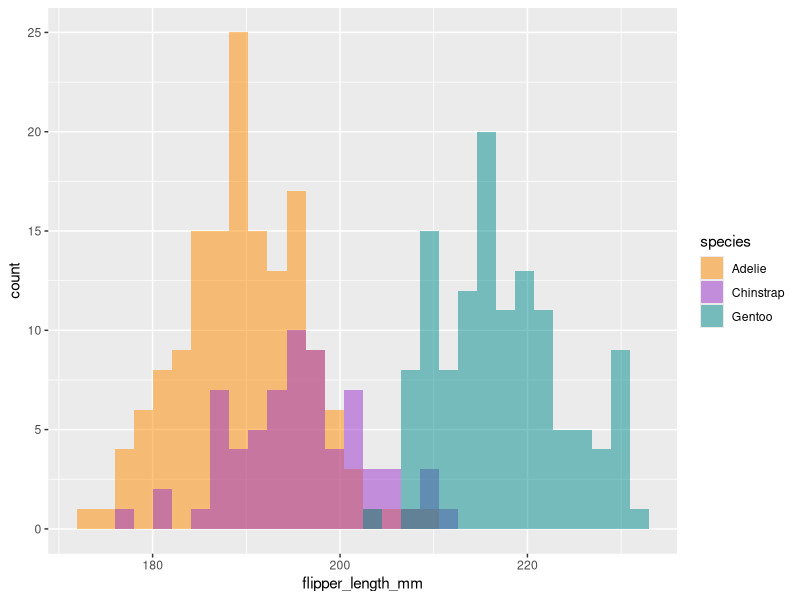
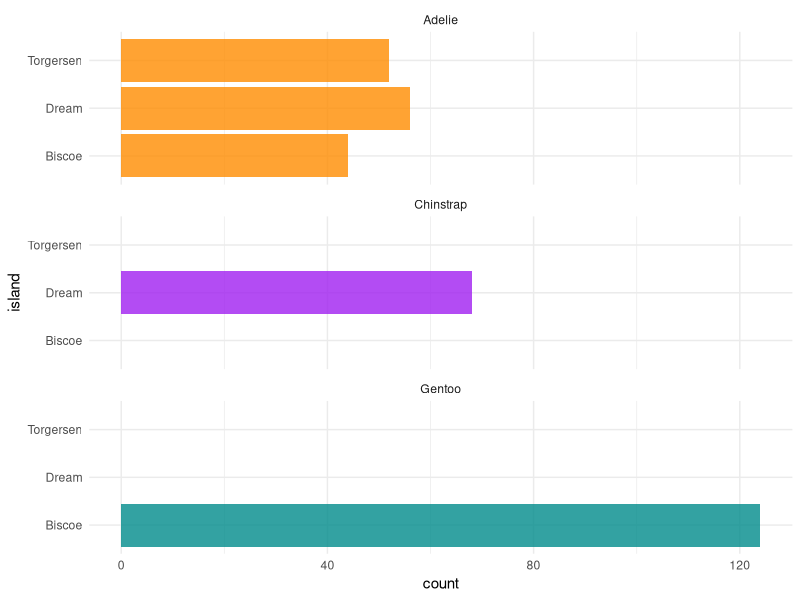
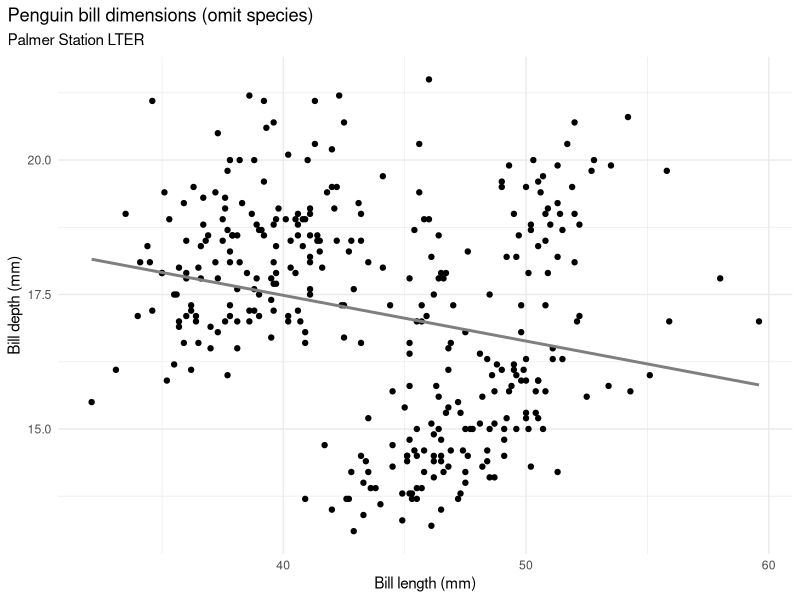
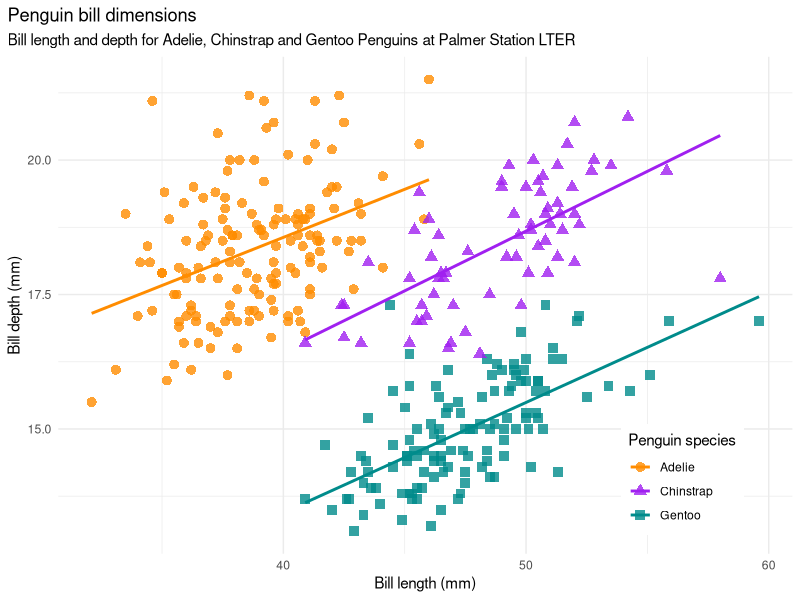

The R script that drew these images, in order: (Note: this script raises an error after producing the figures.)
## ---- chunk 1
#library(flexdashboard)
library(palmerpenguins)
library(tidyverse)
knitr::opts_chunk$set(echo = FALSE)
## ---- chunk 2
# Histogram example: flipper length by species
ggplot(data = penguins, aes(x = flipper_length_mm)) +
  geom_histogram(aes(fill = species), alpha = 0.5, position = "identity") +
  scale_fill_manual(values = c("darkorange","darkorchid","cyan4"))
## ---- chunk 3
ggplot(penguins, aes(x = island, fill = species)) +
  geom_bar(alpha = 0.8) +
  scale_fill_manual(values = c("darkorange","purple","cyan4"),
                    guide = FALSE) +
  theme_minimal() +
  facet_wrap(~species, ncol = 1) +
  coord_flip()
## ---- chunk 4
bill_no_species <- ggplot(data = penguins,
                         aes(x = bill_length_mm,
                             y = bill_depth_mm)) +
  geom_point() +
  theme_minimal() +
  scale_color_manual(values = c("darkorange","purple","cyan4")) +
  labs(title = "Penguin bill dimensions (omit species)",
       subtitle = "Palmer Station LTER",
       x = "Bill length (mm)",
       y = "Bill depth (mm)") +
  theme(plot.title.position = "plot",
        plot.caption = element_text(hjust = 0, face= "italic"),
        plot.caption.position = "plot") +
  geom_smooth(method = "lm", se = FALSE, color = "gray50")

bill_no_species
## ---- chunk 5
bill_len_dep <- ggplot(data = penguins,
                         aes(x = bill_length_mm,
                             y = bill_depth_mm,
                             group = species)) +
  geom_point(aes(color = species,
                 shape = species),
             size = 3,
             alpha = 0.8) +
  geom_smooth(method = "lm", se = FALSE, aes(color = species)) +
  theme_minimal() +
  scale_color_manual(values = c("darkorange","purple","cyan4")) +
  labs(title = "Penguin bill dimensions",
       subtitle = "Bill length and depth for Adelie, Chinstrap and Gentoo Penguins at Palmer Station LTER",
       x = "Bill length (mm)",
       y = "Bill depth (mm)",
       color = "Penguin species",
       shape = "Penguin species") +
  theme(legend.position = c(0.85, 0.15),
        legend.background = element_rect(fill = "white", color = NA),
        plot.title.position = "plot",
        plot.caption = element_text(hjust = 0, face= "italic"),
        plot.caption.position = "plot")

bill_len_dep
## ---- chunk 6
knitr::include_graphics("penguins.png")
